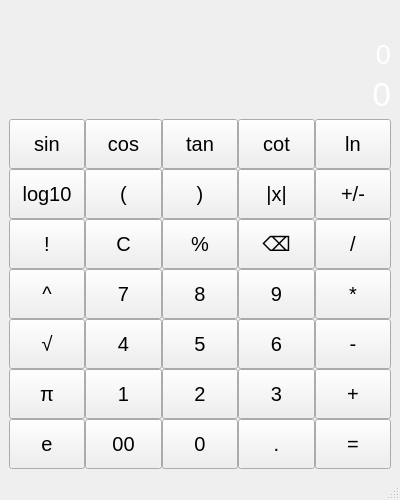
<?xml version="1.0" encoding="UTF-8"?>
<ui version="4.0">
 <class>MainWindow</class>
 <widget class="QMainWindow" name="MainWindow">
  <property name="geometry">
   <rect>
    <x>0</x>
    <y>0</y>
    <width>400</width>
    <height>500</height>
   </rect>
  </property>
  <property name="sizePolicy">
   <sizepolicy hsizetype="Fixed" vsizetype="Fixed">
    <horstretch>0</horstretch>
    <verstretch>0</verstretch>
   </sizepolicy>
  </property>
  <property name="minimumSize">
   <size>
    <width>300</width>
    <height>500</height>
   </size>
  </property>
  <property name="maximumSize">
   <size>
    <width>400</width>
    <height>500</height>
   </size>
  </property>
  <property name="windowTitle">
   <string>MainWindow</string>
  </property>
  <property name="windowIcon">
   <iconset resource="resourses.qrc">
    <normaloff>:/resourses/ikonka2.png</normaloff>:/resourses/ikonka2.png</iconset>
  </property>
  <widget class="QWidget" name="centralwidget">
   <layout class="QGridLayout" name="gridLayout_3">
    <item row="1" column="0">
     <widget class="QLabel" name="label_2">
      <property name="font">
       <font>
        <pointsize>20</pointsize>
       </font>
      </property>
      <property name="layoutDirection">
       <enum>Qt::LeftToRight</enum>
      </property>
      <property name="styleSheet">
       <string notr="true">color: rgb(255, 255, 255);</string>
      </property>
      <property name="text">
       <string>0</string>
      </property>
      <property name="alignment">
       <set>Qt::AlignRight|Qt::AlignTrailing|Qt::AlignVCenter</set>
      </property>
     </widget>
    </item>
    <item row="2" column="0">
     <layout class="QGridLayout" name="gridLayout_2">
      <property name="leftMargin">
       <number>0</number>
      </property>
      <property name="topMargin">
       <number>0</number>
      </property>
      <property name="rightMargin">
       <number>0</number>
      </property>
      <property name="bottomMargin">
       <number>0</number>
      </property>
      <property name="spacing">
       <number>0</number>
      </property>
      <item row="9" column="0">
       <widget class="QPushButton" name="pushButton_e">
        <property name="sizePolicy">
         <sizepolicy hsizetype="Expanding" vsizetype="Expanding">
          <horstretch>0</horstretch>
          <verstretch>0</verstretch>
         </sizepolicy>
        </property>
        <property name="minimumSize">
         <size>
          <width>50</width>
          <height>50</height>
         </size>
        </property>
        <property name="maximumSize">
         <size>
          <width>250</width>
          <height>250</height>
         </size>
        </property>
        <property name="font">
         <font>
          <pointsize>15</pointsize>
         </font>
        </property>
        <property name="text">
         <string>e</string>
        </property>
       </widget>
      </item>
      <item row="6" column="1">
       <widget class="QPushButton" name="pushButton_7">
        <property name="sizePolicy">
         <sizepolicy hsizetype="Expanding" vsizetype="Expanding">
          <horstretch>0</horstretch>
          <verstretch>0</verstretch>
         </sizepolicy>
        </property>
        <property name="minimumSize">
         <size>
          <width>50</width>
          <height>50</height>
         </size>
        </property>
        <property name="maximumSize">
         <size>
          <width>250</width>
          <height>250</height>
         </size>
        </property>
        <property name="font">
         <font>
          <pointsize>15</pointsize>
         </font>
        </property>
        <property name="text">
         <string>7</string>
        </property>
       </widget>
      </item>
      <item row="8" column="3">
       <widget class="QPushButton" name="pushButton3">
        <property name="sizePolicy">
         <sizepolicy hsizetype="Expanding" vsizetype="Expanding">
          <horstretch>0</horstretch>
          <verstretch>0</verstretch>
         </sizepolicy>
        </property>
        <property name="minimumSize">
         <size>
          <width>50</width>
          <height>50</height>
         </size>
        </property>
        <property name="maximumSize">
         <size>
          <width>250</width>
          <height>250</height>
         </size>
        </property>
        <property name="font">
         <font>
          <pointsize>15</pointsize>
         </font>
        </property>
        <property name="text">
         <string>3</string>
        </property>
       </widget>
      </item>
      <item row="5" column="1">
       <widget class="QPushButton" name="pushButton_C">
        <property name="sizePolicy">
         <sizepolicy hsizetype="Expanding" vsizetype="Expanding">
          <horstretch>0</horstretch>
          <verstretch>0</verstretch>
         </sizepolicy>
        </property>
        <property name="minimumSize">
         <size>
          <width>50</width>
          <height>50</height>
         </size>
        </property>
        <property name="maximumSize">
         <size>
          <width>250</width>
          <height>250</height>
         </size>
        </property>
        <property name="font">
         <font>
          <pointsize>15</pointsize>
         </font>
        </property>
        <property name="text">
         <string>C</string>
        </property>
       </widget>
      </item>
      <item row="0" column="0" rowspan="2" colspan="5">
       <widget class="QLabel" name="label">
        <property name="font">
         <font>
          <pointsize>25</pointsize>
         </font>
        </property>
        <property name="styleSheet">
         <string notr="true">
color: rgb(255, 255, 255);</string>
        </property>
        <property name="text">
         <string>0</string>
        </property>
        <property name="alignment">
         <set>Qt::AlignRight|Qt::AlignTrailing|Qt::AlignVCenter</set>
        </property>
       </widget>
      </item>
      <item row="4" column="2">
       <widget class="QPushButton" name="pushButton_levskob">
        <property name="sizePolicy">
         <sizepolicy hsizetype="Expanding" vsizetype="Expanding">
          <horstretch>0</horstretch>
          <verstretch>0</verstretch>
         </sizepolicy>
        </property>
        <property name="minimumSize">
         <size>
          <width>50</width>
          <height>50</height>
         </size>
        </property>
        <property name="maximumSize">
         <size>
          <width>250</width>
          <height>250</height>
         </size>
        </property>
        <property name="font">
         <font>
          <pointsize>15</pointsize>
         </font>
        </property>
        <property name="text">
         <string>)</string>
        </property>
       </widget>
      </item>
      <item row="3" column="2">
       <widget class="QPushButton" name="pushButton_tan">
        <property name="sizePolicy">
         <sizepolicy hsizetype="Expanding" vsizetype="Expanding">
          <horstretch>0</horstretch>
          <verstretch>0</verstretch>
         </sizepolicy>
        </property>
        <property name="minimumSize">
         <size>
          <width>50</width>
          <height>50</height>
         </size>
        </property>
        <property name="maximumSize">
         <size>
          <width>250</width>
          <height>250</height>
         </size>
        </property>
        <property name="font">
         <font>
          <pointsize>15</pointsize>
         </font>
        </property>
        <property name="text">
         <string>tan</string>
        </property>
       </widget>
      </item>
      <item row="6" column="0">
       <widget class="QPushButton" name="pushButton_pow">
        <property name="sizePolicy">
         <sizepolicy hsizetype="Expanding" vsizetype="Expanding">
          <horstretch>0</horstretch>
          <verstretch>0</verstretch>
         </sizepolicy>
        </property>
        <property name="minimumSize">
         <size>
          <width>50</width>
          <height>50</height>
         </size>
        </property>
        <property name="maximumSize">
         <size>
          <width>250</width>
          <height>250</height>
         </size>
        </property>
        <property name="font">
         <font>
          <pointsize>15</pointsize>
         </font>
        </property>
        <property name="text">
         <string>^</string>
        </property>
       </widget>
      </item>
      <item row="9" column="4">
       <widget class="QPushButton" name="pushButton_ravno">
        <property name="sizePolicy">
         <sizepolicy hsizetype="Expanding" vsizetype="Expanding">
          <horstretch>0</horstretch>
          <verstretch>0</verstretch>
         </sizepolicy>
        </property>
        <property name="minimumSize">
         <size>
          <width>50</width>
          <height>50</height>
         </size>
        </property>
        <property name="maximumSize">
         <size>
          <width>250</width>
          <height>250</height>
         </size>
        </property>
        <property name="font">
         <font>
          <pointsize>15</pointsize>
         </font>
        </property>
        <property name="text">
         <string>=</string>
        </property>
       </widget>
      </item>
      <item row="4" column="4">
       <widget class="QPushButton" name="pushButton_plusminus">
        <property name="sizePolicy">
         <sizepolicy hsizetype="Expanding" vsizetype="Expanding">
          <horstretch>0</horstretch>
          <verstretch>0</verstretch>
         </sizepolicy>
        </property>
        <property name="minimumSize">
         <size>
          <width>50</width>
          <height>50</height>
         </size>
        </property>
        <property name="maximumSize">
         <size>
          <width>250</width>
          <height>250</height>
         </size>
        </property>
        <property name="font">
         <font>
          <pointsize>15</pointsize>
         </font>
        </property>
        <property name="text">
         <string>+/-</string>
        </property>
       </widget>
      </item>
      <item row="5" column="0">
       <widget class="QPushButton" name="pushButton_voskl">
        <property name="enabled">
         <bool>true</bool>
        </property>
        <property name="sizePolicy">
         <sizepolicy hsizetype="Expanding" vsizetype="Expanding">
          <horstretch>0</horstretch>
          <verstretch>0</verstretch>
         </sizepolicy>
        </property>
        <property name="minimumSize">
         <size>
          <width>50</width>
          <height>50</height>
         </size>
        </property>
        <property name="maximumSize">
         <size>
          <width>250</width>
          <height>250</height>
         </size>
        </property>
        <property name="font">
         <font>
          <pointsize>15</pointsize>
         </font>
        </property>
        <property name="text">
         <string>!</string>
        </property>
       </widget>
      </item>
      <item row="5" column="2">
       <widget class="QPushButton" name="pushButton_procent">
        <property name="sizePolicy">
         <sizepolicy hsizetype="Expanding" vsizetype="Expanding">
          <horstretch>0</horstretch>
          <verstretch>0</verstretch>
         </sizepolicy>
        </property>
        <property name="minimumSize">
         <size>
          <width>50</width>
          <height>50</height>
         </size>
        </property>
        <property name="maximumSize">
         <size>
          <width>250</width>
          <height>250</height>
         </size>
        </property>
        <property name="font">
         <font>
          <pointsize>15</pointsize>
         </font>
        </property>
        <property name="text">
         <string>%</string>
        </property>
       </widget>
      </item>
      <item row="7" column="4">
       <widget class="QPushButton" name="pushButton_minus">
        <property name="sizePolicy">
         <sizepolicy hsizetype="Expanding" vsizetype="Expanding">
          <horstretch>0</horstretch>
          <verstretch>0</verstretch>
         </sizepolicy>
        </property>
        <property name="minimumSize">
         <size>
          <width>50</width>
          <height>50</height>
         </size>
        </property>
        <property name="maximumSize">
         <size>
          <width>250</width>
          <height>250</height>
         </size>
        </property>
        <property name="font">
         <font>
          <pointsize>15</pointsize>
         </font>
        </property>
        <property name="text">
         <string>-</string>
        </property>
       </widget>
      </item>
      <item row="7" column="0">
       <widget class="QPushButton" name="pushButton_sqr">
        <property name="sizePolicy">
         <sizepolicy hsizetype="Expanding" vsizetype="Expanding">
          <horstretch>0</horstretch>
          <verstretch>0</verstretch>
         </sizepolicy>
        </property>
        <property name="minimumSize">
         <size>
          <width>50</width>
          <height>50</height>
         </size>
        </property>
        <property name="maximumSize">
         <size>
          <width>250</width>
          <height>250</height>
         </size>
        </property>
        <property name="font">
         <font>
          <pointsize>15</pointsize>
         </font>
        </property>
        <property name="text">
         <string>√</string>
        </property>
       </widget>
      </item>
      <item row="4" column="3">
       <widget class="QPushButton" name="pushButton_modul">
        <property name="sizePolicy">
         <sizepolicy hsizetype="Expanding" vsizetype="Expanding">
          <horstretch>0</horstretch>
          <verstretch>0</verstretch>
         </sizepolicy>
        </property>
        <property name="minimumSize">
         <size>
          <width>50</width>
          <height>50</height>
         </size>
        </property>
        <property name="maximumSize">
         <size>
          <width>250</width>
          <height>250</height>
         </size>
        </property>
        <property name="font">
         <font>
          <pointsize>15</pointsize>
         </font>
        </property>
        <property name="text">
         <string>|x|</string>
        </property>
       </widget>
      </item>
      <item row="8" column="1">
       <widget class="QPushButton" name="pushButton1">
        <property name="sizePolicy">
         <sizepolicy hsizetype="Expanding" vsizetype="Expanding">
          <horstretch>0</horstretch>
          <verstretch>0</verstretch>
         </sizepolicy>
        </property>
        <property name="minimumSize">
         <size>
          <width>50</width>
          <height>50</height>
         </size>
        </property>
        <property name="maximumSize">
         <size>
          <width>250</width>
          <height>250</height>
         </size>
        </property>
        <property name="font">
         <font>
          <pointsize>15</pointsize>
         </font>
        </property>
        <property name="text">
         <string>1</string>
        </property>
       </widget>
      </item>
      <item row="8" column="0">
       <widget class="QPushButton" name="pushButton_PI">
        <property name="sizePolicy">
         <sizepolicy hsizetype="Expanding" vsizetype="Expanding">
          <horstretch>0</horstretch>
          <verstretch>0</verstretch>
         </sizepolicy>
        </property>
        <property name="minimumSize">
         <size>
          <width>50</width>
          <height>50</height>
         </size>
        </property>
        <property name="maximumSize">
         <size>
          <width>250</width>
          <height>250</height>
         </size>
        </property>
        <property name="font">
         <font>
          <pointsize>15</pointsize>
         </font>
        </property>
        <property name="text">
         <string>π</string>
        </property>
       </widget>
      </item>
      <item row="3" column="3">
       <widget class="QPushButton" name="pushButton_ctg">
        <property name="sizePolicy">
         <sizepolicy hsizetype="Expanding" vsizetype="Expanding">
          <horstretch>0</horstretch>
          <verstretch>0</verstretch>
         </sizepolicy>
        </property>
        <property name="minimumSize">
         <size>
          <width>50</width>
          <height>50</height>
         </size>
        </property>
        <property name="maximumSize">
         <size>
          <width>250</width>
          <height>250</height>
         </size>
        </property>
        <property name="font">
         <font>
          <pointsize>15</pointsize>
         </font>
        </property>
        <property name="text">
         <string>cot</string>
        </property>
       </widget>
      </item>
      <item row="4" column="0">
       <widget class="QPushButton" name="pushButton_log10">
        <property name="enabled">
         <bool>true</bool>
        </property>
        <property name="sizePolicy">
         <sizepolicy hsizetype="Expanding" vsizetype="Expanding">
          <horstretch>0</horstretch>
          <verstretch>0</verstretch>
         </sizepolicy>
        </property>
        <property name="minimumSize">
         <size>
          <width>50</width>
          <height>50</height>
         </size>
        </property>
        <property name="maximumSize">
         <size>
          <width>250</width>
          <height>250</height>
         </size>
        </property>
        <property name="font">
         <font>
          <pointsize>15</pointsize>
         </font>
        </property>
        <property name="text">
         <string>log10</string>
        </property>
       </widget>
      </item>
      <item row="5" column="3">
       <widget class="QPushButton" name="pushButton_delte">
        <property name="sizePolicy">
         <sizepolicy hsizetype="Expanding" vsizetype="Expanding">
          <horstretch>0</horstretch>
          <verstretch>0</verstretch>
         </sizepolicy>
        </property>
        <property name="minimumSize">
         <size>
          <width>50</width>
          <height>50</height>
         </size>
        </property>
        <property name="maximumSize">
         <size>
          <width>250</width>
          <height>250</height>
         </size>
        </property>
        <property name="font">
         <font>
          <pointsize>15</pointsize>
         </font>
        </property>
        <property name="text">
         <string>⌫</string>
        </property>
       </widget>
      </item>
      <item row="3" column="0">
       <widget class="QPushButton" name="pushButton_sin">
        <property name="sizePolicy">
         <sizepolicy hsizetype="Expanding" vsizetype="Expanding">
          <horstretch>0</horstretch>
          <verstretch>0</verstretch>
         </sizepolicy>
        </property>
        <property name="minimumSize">
         <size>
          <width>50</width>
          <height>50</height>
         </size>
        </property>
        <property name="maximumSize">
         <size>
          <width>250</width>
          <height>250</height>
         </size>
        </property>
        <property name="font">
         <font>
          <pointsize>15</pointsize>
         </font>
        </property>
        <property name="text">
         <string>sin</string>
        </property>
       </widget>
      </item>
      <item row="7" column="3">
       <widget class="QPushButton" name="pushButton_6">
        <property name="sizePolicy">
         <sizepolicy hsizetype="Expanding" vsizetype="Expanding">
          <horstretch>0</horstretch>
          <verstretch>0</verstretch>
         </sizepolicy>
        </property>
        <property name="minimumSize">
         <size>
          <width>50</width>
          <height>50</height>
         </size>
        </property>
        <property name="maximumSize">
         <size>
          <width>250</width>
          <height>250</height>
         </size>
        </property>
        <property name="font">
         <font>
          <pointsize>15</pointsize>
         </font>
        </property>
        <property name="text">
         <string>6</string>
        </property>
       </widget>
      </item>
      <item row="3" column="4">
       <widget class="QPushButton" name="pushButton_deg">
        <property name="sizePolicy">
         <sizepolicy hsizetype="Expanding" vsizetype="Expanding">
          <horstretch>0</horstretch>
          <verstretch>0</verstretch>
         </sizepolicy>
        </property>
        <property name="minimumSize">
         <size>
          <width>50</width>
          <height>50</height>
         </size>
        </property>
        <property name="maximumSize">
         <size>
          <width>250</width>
          <height>250</height>
         </size>
        </property>
        <property name="font">
         <font>
          <pointsize>15</pointsize>
         </font>
        </property>
        <property name="text">
         <string>ln</string>
        </property>
       </widget>
      </item>
      <item row="8" column="4">
       <widget class="QPushButton" name="pushButton_plus">
        <property name="sizePolicy">
         <sizepolicy hsizetype="Expanding" vsizetype="Expanding">
          <horstretch>0</horstretch>
          <verstretch>0</verstretch>
         </sizepolicy>
        </property>
        <property name="minimumSize">
         <size>
          <width>50</width>
          <height>50</height>
         </size>
        </property>
        <property name="maximumSize">
         <size>
          <width>250</width>
          <height>250</height>
         </size>
        </property>
        <property name="font">
         <font>
          <pointsize>15</pointsize>
         </font>
        </property>
        <property name="text">
         <string>+</string>
        </property>
       </widget>
      </item>
      <item row="7" column="2">
       <widget class="QPushButton" name="pushButton_5">
        <property name="sizePolicy">
         <sizepolicy hsizetype="Expanding" vsizetype="Expanding">
          <horstretch>0</horstretch>
          <verstretch>0</verstretch>
         </sizepolicy>
        </property>
        <property name="minimumSize">
         <size>
          <width>50</width>
          <height>50</height>
         </size>
        </property>
        <property name="maximumSize">
         <size>
          <width>250</width>
          <height>250</height>
         </size>
        </property>
        <property name="font">
         <font>
          <pointsize>15</pointsize>
         </font>
        </property>
        <property name="text">
         <string>5</string>
        </property>
       </widget>
      </item>
      <item row="6" column="3">
       <widget class="QPushButton" name="pushButton_9">
        <property name="sizePolicy">
         <sizepolicy hsizetype="Maximum" vsizetype="Maximum">
          <horstretch>0</horstretch>
          <verstretch>0</verstretch>
         </sizepolicy>
        </property>
        <property name="minimumSize">
         <size>
          <width>50</width>
          <height>50</height>
         </size>
        </property>
        <property name="maximumSize">
         <size>
          <width>250</width>
          <height>250</height>
         </size>
        </property>
        <property name="font">
         <font>
          <pointsize>15</pointsize>
         </font>
        </property>
        <property name="text">
         <string>9</string>
        </property>
       </widget>
      </item>
      <item row="4" column="1">
       <widget class="QPushButton" name="pushButton_ln">
        <property name="sizePolicy">
         <sizepolicy hsizetype="Expanding" vsizetype="Expanding">
          <horstretch>0</horstretch>
          <verstretch>0</verstretch>
         </sizepolicy>
        </property>
        <property name="minimumSize">
         <size>
          <width>50</width>
          <height>50</height>
         </size>
        </property>
        <property name="maximumSize">
         <size>
          <width>250</width>
          <height>250</height>
         </size>
        </property>
        <property name="font">
         <font>
          <pointsize>15</pointsize>
         </font>
        </property>
        <property name="text">
         <string>(</string>
        </property>
       </widget>
      </item>
      <item row="9" column="3">
       <widget class="QPushButton" name="pushButton_tochka">
        <property name="sizePolicy">
         <sizepolicy hsizetype="Expanding" vsizetype="Expanding">
          <horstretch>0</horstretch>
          <verstretch>0</verstretch>
         </sizepolicy>
        </property>
        <property name="minimumSize">
         <size>
          <width>50</width>
          <height>50</height>
         </size>
        </property>
        <property name="maximumSize">
         <size>
          <width>250</width>
          <height>250</height>
         </size>
        </property>
        <property name="font">
         <font>
          <pointsize>15</pointsize>
         </font>
        </property>
        <property name="text">
         <string>.</string>
        </property>
       </widget>
      </item>
      <item row="3" column="1">
       <widget class="QPushButton" name="pushButton_cos">
        <property name="sizePolicy">
         <sizepolicy hsizetype="Expanding" vsizetype="Expanding">
          <horstretch>0</horstretch>
          <verstretch>0</verstretch>
         </sizepolicy>
        </property>
        <property name="minimumSize">
         <size>
          <width>50</width>
          <height>50</height>
         </size>
        </property>
        <property name="maximumSize">
         <size>
          <width>250</width>
          <height>250</height>
         </size>
        </property>
        <property name="font">
         <font>
          <pointsize>15</pointsize>
         </font>
        </property>
        <property name="text">
         <string>cos</string>
        </property>
       </widget>
      </item>
      <item row="9" column="2">
       <widget class="QPushButton" name="pushButton_0">
        <property name="sizePolicy">
         <sizepolicy hsizetype="Expanding" vsizetype="Expanding">
          <horstretch>0</horstretch>
          <verstretch>0</verstretch>
         </sizepolicy>
        </property>
        <property name="minimumSize">
         <size>
          <width>50</width>
          <height>50</height>
         </size>
        </property>
        <property name="maximumSize">
         <size>
          <width>250</width>
          <height>250</height>
         </size>
        </property>
        <property name="font">
         <font>
          <pointsize>15</pointsize>
         </font>
        </property>
        <property name="text">
         <string>0</string>
        </property>
       </widget>
      </item>
      <item row="7" column="1">
       <widget class="QPushButton" name="pushButton_4">
        <property name="sizePolicy">
         <sizepolicy hsizetype="Expanding" vsizetype="Expanding">
          <horstretch>0</horstretch>
          <verstretch>0</verstretch>
         </sizepolicy>
        </property>
        <property name="minimumSize">
         <size>
          <width>50</width>
          <height>50</height>
         </size>
        </property>
        <property name="maximumSize">
         <size>
          <width>250</width>
          <height>250</height>
         </size>
        </property>
        <property name="font">
         <font>
          <pointsize>15</pointsize>
         </font>
        </property>
        <property name="text">
         <string>4</string>
        </property>
       </widget>
      </item>
      <item row="6" column="2">
       <widget class="QPushButton" name="pushButton_8">
        <property name="sizePolicy">
         <sizepolicy hsizetype="Expanding" vsizetype="Expanding">
          <horstretch>0</horstretch>
          <verstretch>0</verstretch>
         </sizepolicy>
        </property>
        <property name="minimumSize">
         <size>
          <width>50</width>
          <height>50</height>
         </size>
        </property>
        <property name="maximumSize">
         <size>
          <width>250</width>
          <height>250</height>
         </size>
        </property>
        <property name="font">
         <font>
          <pointsize>15</pointsize>
         </font>
        </property>
        <property name="styleSheet">
         <string notr="true"/>
        </property>
        <property name="text">
         <string>8</string>
        </property>
       </widget>
      </item>
      <item row="9" column="1">
       <widget class="QPushButton" name="pushButton_00">
        <property name="sizePolicy">
         <sizepolicy hsizetype="Preferred" vsizetype="Preferred">
          <horstretch>0</horstretch>
          <verstretch>0</verstretch>
         </sizepolicy>
        </property>
        <property name="minimumSize">
         <size>
          <width>50</width>
          <height>50</height>
         </size>
        </property>
        <property name="font">
         <font>
          <pointsize>15</pointsize>
         </font>
        </property>
        <property name="text">
         <string>00</string>
        </property>
       </widget>
      </item>
      <item row="6" column="4">
       <widget class="QPushButton" name="pushButton_mnoj">
        <property name="sizePolicy">
         <sizepolicy hsizetype="Expanding" vsizetype="Expanding">
          <horstretch>0</horstretch>
          <verstretch>0</verstretch>
         </sizepolicy>
        </property>
        <property name="minimumSize">
         <size>
          <width>50</width>
          <height>50</height>
         </size>
        </property>
        <property name="maximumSize">
         <size>
          <width>250</width>
          <height>250</height>
         </size>
        </property>
        <property name="font">
         <font>
          <pointsize>15</pointsize>
         </font>
        </property>
        <property name="text">
         <string>*</string>
        </property>
       </widget>
      </item>
      <item row="8" column="2">
       <widget class="QPushButton" name="pushButton2">
        <property name="sizePolicy">
         <sizepolicy hsizetype="Expanding" vsizetype="Expanding">
          <horstretch>0</horstretch>
          <verstretch>0</verstretch>
         </sizepolicy>
        </property>
        <property name="minimumSize">
         <size>
          <width>50</width>
          <height>50</height>
         </size>
        </property>
        <property name="maximumSize">
         <size>
          <width>250</width>
          <height>250</height>
         </size>
        </property>
        <property name="font">
         <font>
          <pointsize>15</pointsize>
         </font>
        </property>
        <property name="text">
         <string>2</string>
        </property>
       </widget>
      </item>
      <item row="5" column="4">
       <widget class="QPushButton" name="pushButton_delit">
        <property name="sizePolicy">
         <sizepolicy hsizetype="Expanding" vsizetype="Expanding">
          <horstretch>0</horstretch>
          <verstretch>0</verstretch>
         </sizepolicy>
        </property>
        <property name="minimumSize">
         <size>
          <width>50</width>
          <height>50</height>
         </size>
        </property>
        <property name="maximumSize">
         <size>
          <width>250</width>
          <height>250</height>
         </size>
        </property>
        <property name="font">
         <font>
          <pointsize>15</pointsize>
         </font>
        </property>
        <property name="text">
         <string>/</string>
        </property>
       </widget>
      </item>
      <item row="2" column="2">
       <spacer name="verticalSpacer_2">
        <property name="orientation">
         <enum>Qt::Vertical</enum>
        </property>
        <property name="sizeHint" stdset="0">
         <size>
          <width>20</width>
          <height>40</height>
         </size>
        </property>
       </spacer>
      </item>
     </layout>
    </item>
    <item row="0" column="0">
     <spacer name="verticalSpacer">
      <property name="orientation">
       <enum>Qt::Vertical</enum>
      </property>
      <property name="sizeType">
       <enum>QSizePolicy::Fixed</enum>
      </property>
      <property name="sizeHint" stdset="0">
       <size>
        <width>20</width>
        <height>30</height>
       </size>
      </property>
     </spacer>
    </item>
   </layout>
  </widget>
  <widget class="QStatusBar" name="statusbar"/>
 </widget>
 <resources>
  <include location="resourses.qrc"/>
 </resources>
 <connections/>
</ui>
